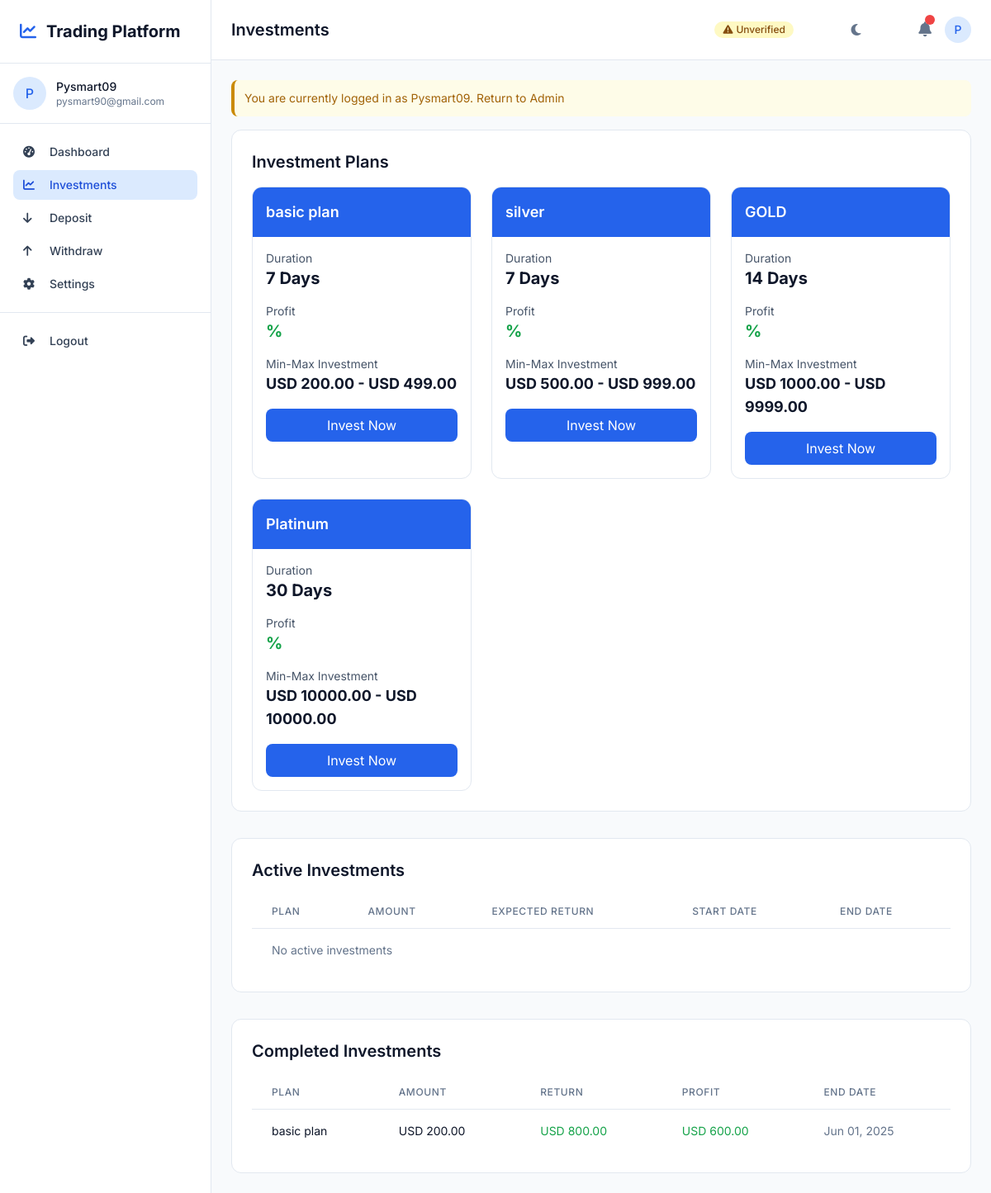
Page /investments/ (signed in) on the earlier database version.
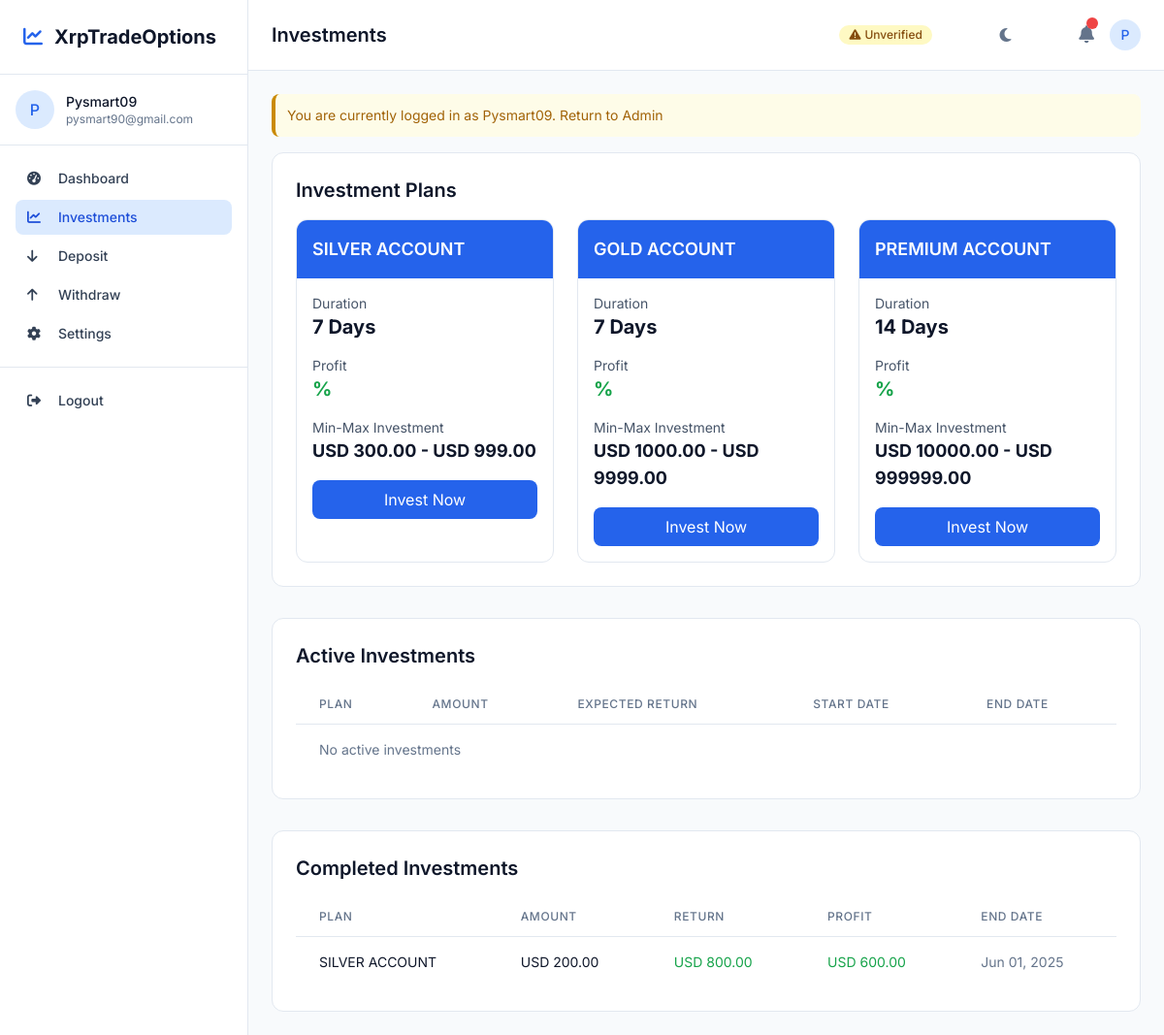
Same page on the later database version.
### main/models.py (models this page shows, shortened)
class SiteSettings(models.Model):
    site_name = models.CharField(max_length=100, default='Trading Platform')
    logo = models.ImageField(upload_to='site/logo/', null=True, blank=True)
    contact_email = models.EmailField(max_length=254, blank=True)
    contact_phone = models.CharField(max_length=20, blank=True)
    live_chat_enabled = models.BooleanField(default=False)
    live_chat_script_url = models.URLField(max_length=500, blank=True)

class InvestmentPlan(models.Model):
    PLAN_TYPES = (
        ('standard', 'Standard'),
        ('premium', 'Premium'),
        ('vip', 'VIP'),
        ('platinum', 'Platinum'),
        ('gold', 'Gold'),
    )
    name = models.CharField(max_length=50, choices=PLAN_TYPES)
    min_deposit = models.DecimalField(max_digits=15, decimal_places=2)
    max_deposit = models.DecimalField(max_digits=15, decimal_places=2)
    roi_percentage = models.DecimalField(max_digits=5, decimal_places=2)
    duration_days = models.IntegerField()
    description = models.TextField(blank=True)
    is_active = models.BooleanField(default=True)

class UserProfile(models.Model):
    CURRENCY_CHOICES = (
        ('USD', 'US Dollar ($)'),
        ('EUR', 'Euro (€)'),
        ('GBP', 'British Pound (£)'),
        ('NGN', 'Nigerian Naira (₦)'),
        ('GHS', 'Ghanaian Cedi (₵)'),
        ('KES', 'Kenyan Shilling (KSh)'),
        ('ZAR', 'South African Rand (R)'),
        ('AUD', 'Australian Dollar (A$)'),
        ('CAD', 'Canadian Dollar (C$)'),
        ('JPY', 'Japanese Yen (¥)'),
        ('CNY', 'Chinese Yuan (¥)'),
        ('INR', 'Indian Rupee (₹)'),
        ('KRW', 'South Korean Won (₩)'),
        ('SGD', 'Singapore Dollar (S$)'),
        ('HKD', 'Hong Kong Dollar (HK$)'),
        ('MYR', 'Malaysian Ringgit (RM)'),
        ('THB', 'Thai Baht (฿)'),
        ('PHP', 'Philippine Peso (₱)'),
        ('IDR', 'Indonesian Rupiah (Rp)'),
    )
    user = models.OneToOneField(User, on_delete=models.CASCADE, related_name='profile')
    full_name = models.CharField(max_length=100, blank=True)
    phone = models.CharField(max_length=20, blank=True)
    country = models.CharField(max_length=50, blank=True)
    currency = models.CharField(max_length=3, choices=CURRENCY_CHOICES, default='USD')
    balance = models.DecimalField(max_digits=15, decimal_places=2, default=0)
    profit = models.DecimalField(max_digits=15, decimal_places=2, default=0)
    bonus = models.DecimalField(max_digits=15, decimal_places=2, default=0)
    investment = models.DecimalField(max_digits=15, decimal_places=2, default=0)
    preferred_cryptocurrency = models.ForeignKey('Cryptocurrency', on_delete=models.SET_NULL, null=True, blank=True)
    created_at = models.DateTimeField(auto_now_add=True)
    updated_at = models.DateTimeField(auto_now=True)

class Investment(models.Model):
    STATUS_CHOICES = (
        ('active', 'Active'),
        ('completed', 'Completed'),
        ('cancelled', 'Cancelled'),
    )
    user = models.ForeignKey(User, on_delete=models.CASCADE)
    plan = models.ForeignKey(InvestmentPlan, on_delete=models.CASCADE)
    amount = models.DecimalField(max_digits=15, decimal_places=2)
    expected_return = models.DecimalField(max_digits=15, decimal_places=2)
    status = models.CharField(max_length=10, choices=STATUS_CHOICES, default='active')
    start_date = models.DateTimeField(auto_now_add=True)
    end_date = models.DateTimeField()

### main/views.py (the view, shortened to what this page needs)
# urls.py: path('investments/', views.investment_list, name='investment_list'),
@login_required
def investments(request):
    try:
        kyc = KYCVerification.objects.get(user=request.user)
        kyc_approved = kyc.status == 'approved'
    except KYCVerification.DoesNotExist:
        kyc_approved = False
    profile = request.user.profile
    if not kyc_approved:
        messages.warning(request, 'You need to complete KYC verification to access investment features.')
        return redirect('main:kyc_verification')
    plans = InvestmentPlan.objects.filter(is_active=True)
    active_investments = Investment.objects.filter(
        user=request.user,
        status='active'
    ).order_by('-start_date')
    completed_investments = Investment.objects.filter(
        user=request.user,
        status='completed'
    ).order_by('-end_date')[:10]
    context = {
        'plans': plans,
        'active_investments': active_investments,
        'completed_investments': completed_investments,
        'balance': profile.balance,
        'currency': profile.currency,
        'investment': profile.investment,
        'profile': profile
    }
    return render(request, 'main/investments.html', context)

### main/templatetags/custom_filters.py (called while the page is built)
@register.filter
def subtract(value, arg):
    try:
        return Decimal(str(value)) - Decimal(str(arg))
    except (ValueError, TypeError):
        return value

### main/templates/main/investments.html (shortened to what the changed rows need)
{% extends 'dash.html' %}
{% load custom_filters %}
{% block header %}Investments{% endblock %}
{% block content %}
<div class="max-w-7xl mx-auto space-y-8">
    <div class="bg-white dark:bg-slate-800 rounded-xl border border-slate-200 dark:border-slate-700 p-6">
        <h2 class="text-xl font-semibold text-slate-900 dark:text-white mb-4">Investment Plans</h2>
        <div class="grid grid-cols-1 md:grid-cols-2 lg:grid-cols-3 gap-6">
            {% for plan in plans %}
            <div class="border border-slate-200 dark:border-slate-700 rounded-xl overflow-hidden hover:shadow-lg transition-shadow duration-200">
                <div class="bg-blue-600 text-white p-4">
                    <h3 class="text-lg font-semibold">{{ plan.get_name_display }}</h3>
                </div>
                <div class="p-4">
                    <div class="mb-4">
                        <p class="text-sm text-slate-600 dark:text-slate-400">Duration</p>
                        <p class="text-xl font-bold text-slate-900 dark:text-white">{{ plan.duration_days }} Days</p>
                    </div>
                    <div class="mb-4">
                        <p class="text-sm text-slate-600 dark:text-slate-400">Profit</p>
                        <p class="text-xl font-bold text-green-600 dark:text-green-400">{{ plan.profit_percentage }}%</p>
                    </div>
                    <div class="mb-4">
                        <p class="text-sm text-slate-600 dark:text-slate-400">Min-Max Investment</p>
                        <p class="text-lg font-bold text-slate-900 dark:text-white">{{ profile.currency }} {{ plan.min_deposit|floatformat:2 }} - {{ profile.currency }} {{ plan.max_deposit|floatformat:2 }}</p>
                    </div>
                    <button class="w-full bg-blue-600 text-white py-2 rounded-lg hover:bg-blue-700 transition-colors duration-200 invest-btn" data-plan-id="{{ plan.id }}" data-min="{{ plan.min_deposit }}" data-max="{{ plan.max_deposit }}">
                        Invest Now
                    </button>
                </div>
            </div>
            {% empty %}
            <div class="col-span-full text-center py-8">
                <p class="text-slate-500 dark:text-slate-400">No investment plans available at the moment.</p>
            </div>
            {% endfor %}
        </div>
    </div>
    <div class="bg-white dark:bg-slate-800 rounded-xl border border-slate-200 dark:border-slate-700 p-6">
        <div class="flex justify-between items-center mb-4">
            <h2 class="text-xl font-semibold text-slate-900 dark:text-white">Active Investments</h2>
        </div>
        <div class="overflow-x-auto">
            <table class="min-w-full divide-y divide-slate-200 dark:divide-slate-700">
                <thead>
                    <tr>
                        <th class="px-6 py-3 text-left text-xs font-medium text-slate-500 dark:text-slate-400 uppercase tracking-wider">Plan</th>
                        <th class="px-6 py-3 text-left text-xs font-medium text-slate-500 dark:text-slate-400 uppercase tracking-wider">Amount</th>
                        <th class="px-6 py-3 text-left text-xs font-medium text-slate-500 dark:text-slate-400 uppercase tracking-wider">Expected Return</th>
                        <th class="px-6 py-3 text-left text-xs font-medium text-slate-500 dark:text-slate-400 uppercase tracking-wider">Start Date</th>
                        <th class="px-6 py-3 text-left text-xs font-medium text-slate-500 dark:text-slate-400 uppercase tracking-wider">End Date</th>
                    </tr>
                </thead>
            </table>
        </div>
    </div>
    <div class="bg-white dark:bg-slate-800 rounded-xl border border-slate-200 dark:border-slate-700 p-6">
        <div class="flex justify-between items-center mb-4">
            <h2 class="text-xl font-semibold text-slate-900 dark:text-white">Completed Investments</h2>
        </div>
        <div class="overflow-x-auto">
            <table class="min-w-full divide-y divide-slate-200 dark:divide-slate-700">
                <thead>
                    <tr>
                        <th class="px-6 py-3 text-left text-xs font-medium text-slate-500 dark:text-slate-400 uppercase tracking-wider">Plan</th>
                        <th class="px-6 py-3 text-left text-xs font-medium text-slate-500 dark:text-slate-400 uppercase tracking-wider">Amount</th>
                        <th class="px-6 py-3 text-left text-xs font-medium text-slate-500 dark:text-slate-400 uppercase tracking-wider">Return</th>
                        <th class="px-6 py-3 text-left text-xs font-medium text-slate-500 dark:text-slate-400 uppercase tracking-wider">Profit</th>
                        <th class="px-6 py-3 text-left text-xs font-medium text-slate-500 dark:text-slate-400 uppercase tracking-wider">End Date</th>
                    </tr>
                </thead>
                <tbody class="divide-y divide-slate-200 dark:divide-slate-700">
                    {% if completed_investments %}
                        {% for investment in completed_investments %}
                            <tr class="hover:bg-slate-50 dark:hover:bg-slate-700/50 transition-colors duration-150">
                                <td class="px-6 py-4 whitespace-nowrap text-sm text-slate-900 dark:text-white">{{ investment.plan.get_name_display }}</td>
                                <td class="px-6 py-4 whitespace-nowrap text-sm text-slate-900 dark:text-white">{{ profile.currency }} {{ investment.amount|floatformat:2 }}</td>
                                <td class="px-6 py-4 whitespace-nowrap text-sm text-green-600 dark:text-green-400">{{ profile.currency }} {{ investment.expected_return|floatformat:2 }}</td>
                                <td class="px-6 py-4 whitespace-nowrap text-sm text-green-600 dark:text-green-400">{{ profile.currency }} {{ investment.expected_return|subtract:investment.amount|floatformat:2 }}</td>
                                <td class="px-6 py-4 whitespace-nowrap text-sm text-slate-500 dark:text-slate-400">{{ investment.end_date|date:"M d, Y" }}</td>
                            </tr>
                        {% endfor %}
                    {% else %}
                        <tr>
                            <td class="px-6 py-4 whitespace-nowrap text-sm text-slate-500 dark:text-slate-400" colspan="5">No completed investments</td>
                        </tr>
                    {% endif %}
                </tbody>
            </table>
        </div>
    </div>
</div>
{% endblock %}

### templates/dash.html (shortened to what the changed rows need)
<!DOCTYPE html>
<html lang="en" class="h-full">
<head>
    <script src="https://cdn.tailwindcss.com"></script>
    <link rel="stylesheet" href="https://cdnjs.cloudflare.com/ajax/libs/font-awesome/6.4.2/css/all.min.css">
</head>
<body class="h-full bg-slate-50 dark:bg-slate-900 transition-colors duration-300">
    <div class="flex h-full">
        <aside class="sidebar fixed lg:static top-0 left-0 h-full w-64 bg-white dark:bg-slate-800 border-r border-slate-200 dark:border-slate-700 z-40">
            <div class="p-6 border-b border-slate-200 dark:border-slate-700">
                <h1 class="text-xl font-bold text-slate-900 dark:text-white flex items-center">
                    <i class="fas fa-chart-line text-blue-600 mr-3"></i>
                    {{ site_name }}
                </h1>
            </div>
        </aside>
        <div class="flex-1 flex flex-col min-w-0">
            <header class="bg-white dark:bg-slate-800 border-b border-slate-200 dark:border-slate-700 px-6 py-4">
                <div class="flex items-center justify-between">
                    <div class="flex items-center">
                        <h2 class="text-xl font-semibold text-slate-900 dark:text-white">{% block header %}{% endblock %}</h2>
                    </div>
                </div>
            </header>
            <main class="flex-1 overflow-y-auto p-6">
                {% block content %}
                {% endblock %}
            </main>
        </div>
    </div>
</body>
</html>

Differences in the rows shown:
removed InvestmentPlan: name "Platinum", duration_days "30", {{ profile.currency }} "USD", min_deposit "10000.00", max_deposit "10000.00"
changed SiteSettings: site_name "Trading Platform" → "XrpTradeOptions"
changed InvestmentPlan: name "basic plan" → "SILVER ACCOUNT"; min_deposit "200.00" → "300.00"; max_deposit "499.00" → "999.00"
changed InvestmentPlan: name "silver" → "GOLD ACCOUNT"; min_deposit "500.00" → "1000.00"; max_deposit "999.00" → "9999.00"
changed InvestmentPlan: name "GOLD" → "PREMIUM ACCOUNT"; min_deposit "1000.00" → "10000.00"; max_deposit "9999.00" → "999999.00"
changed through a linked row, Investment: plan.name "basic plan" → "SILVER ACCOUNT"
